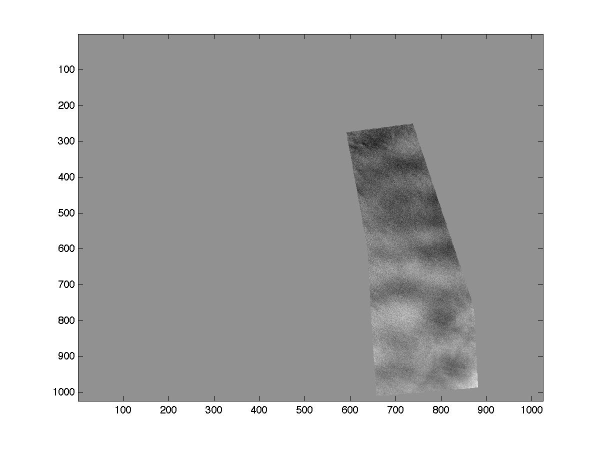
%> input picture matlab/cjfcode/test.jpg, 1200 x 901 px (shown at 1/2 size)
$ octave --eval "CRMP2_Band_Analysis;"   (GNU Octave 9; MATLAB toolbox functions it lacks are replaced by stand-ins)
%> lines starting %> are read from the running program, lines starting %| are printed output that depends on the picture
### matlab/cjfcode/shrink3D.m
function new_stack=shrink3D(stack,nsize)
%% first scale all images in the stack
tmp=zeros(nsize(1),nsize(2),nsize(3));
for N=1:size(stack,3)
    tmp(:,:,N)=imresize(stack(:,:,N),[nsize(1) nsize(2)]);
end

%% now the second dim via a permuted stack
tmp2=permute(tmp,[1 3 2]);
tmp3=zeros(size(tmp2,1),nsize(3),size(tmp2,3));
for N=1:size(tmp2,3)
    tmp3(:,:,N)=imresize(tmp2(:,:,N),[size(tmp2,1) nsize(3)]);
end
new_stack=permute(tmp3,[1 3 2]);

### matlab/cjfcode/CRMP2_Band_Analysis.m
function CRMP2_Band_Analysis
[file,dir]=uigetfile({'*.jpg'},'Select an Image'...
   ,pwd);
%> the answer given: test.jpg
im=imread(sprintf('%s%s',dir,file));
%> im is the input picture: size 901x1200x3 uint8; min 0, max 255, mean 181.7
im=flatShrinkIm(im);
%> after the loop in shrink3D, `for N=1:size(stack,3)`:
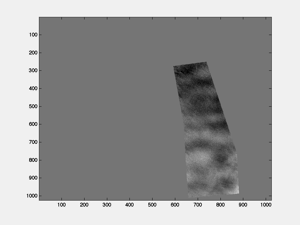
%> tmp: size 225x300 double; min 40.38, max 267.5, mean 181.7; drawn with min black and max white
[outerMask,innerMask]=getSliceMasks(im,1);
% [21 lines not run here, left out]
function [outerMask,innerMask]=getSliceMasks(im,firstFlag)
%> called with firstFlag = 1
if firstFlag==0
    [file,dir]=uigetfile({'*.jpg'},'Select an Image'...
   ,pwd);
    im=imread(sprintf('%s%s',dir,file));
    im=flatShrinkIm(im);
    im=shrink3D(im,[500,500,1]);
end
imagesc(im);
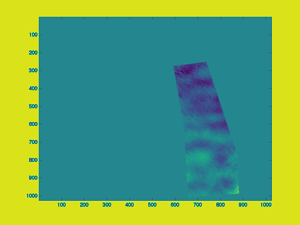
%> displayed picture: size 225x300x3, on the screen's scale of 0 to 255; mean R, G, B 101.5, 164.5, 100.4
%> (the run ends here)
